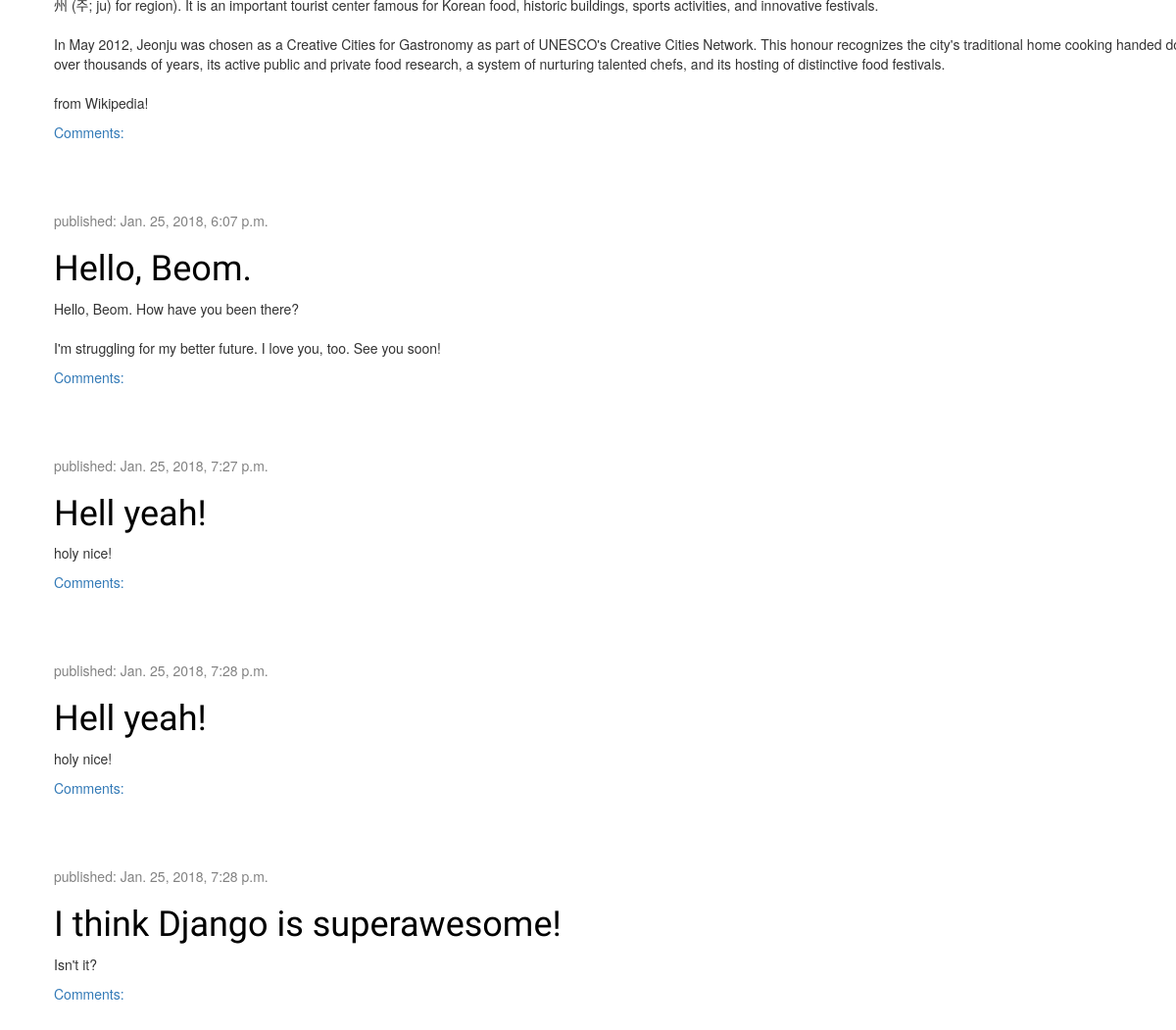
The app's page / (lower part), older data.
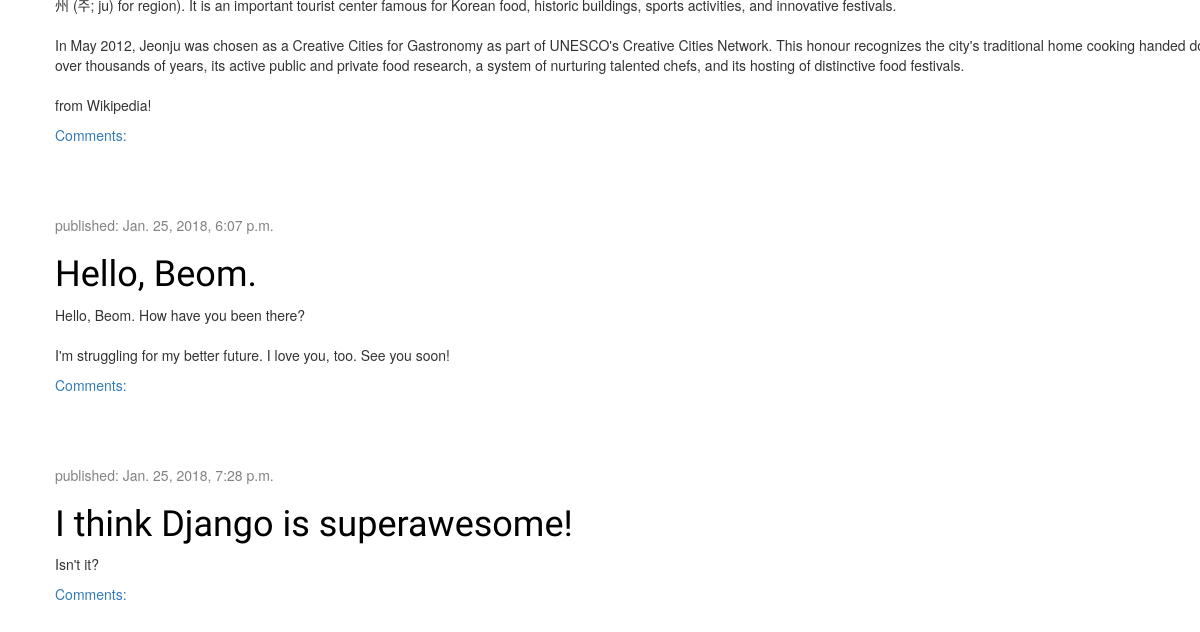
The same page, newer data.
### blog/models.py (models this page shows, shortened)
class Post(models.Model):
    author = models.ForeignKey('auth.User')
    title = models.CharField(max_length=200)
    text = models.TextField()
    created_date = models.DateTimeField(default=timezone.now)
    published_date = models.DateTimeField(blank=True, null=True)

### blog/views.py (the view)
# urls.py: url(r'^$', views.post_list, name='post_list'),
def post_list(request):
    posts = Post.objects.filter(
        published_date__lte=timezone.now()).order_by('published_date')
    return render(request, 'blog/post_list.html', {'posts': posts})

### blog/templates/blog/post_list.html
{% extends 'blog/base.html' %}
{% block content %}
    {% for post in posts %}
        <div class="post">
            <div class="date">
                <p>published: {{ post.published_date }}</p>
            </div>
            <h1>
                <a href="{% url 'post_detail' pk=post.pk %}">{{ post.title }}</a>
            </h1>
            <p>{{ post.text|linebreaksbr }}</p>
            <a href="{% url 'post_detail' pk=post.pk %}">Comments: {{ post.approved_comments.count }}</a>
        </div>
    {% endfor %}
{% endblock %}

Row changes from the older to the newer data that the page shows:
removed Post: published_date "Jan. 25, 2018, 7:27 p.m.", title "Hell yeah!", text "holy nice!"
removed Post: published_date "Jan. 25, 2018, 7:28 p.m.", title "Hell yeah!", text "holy nice!"
